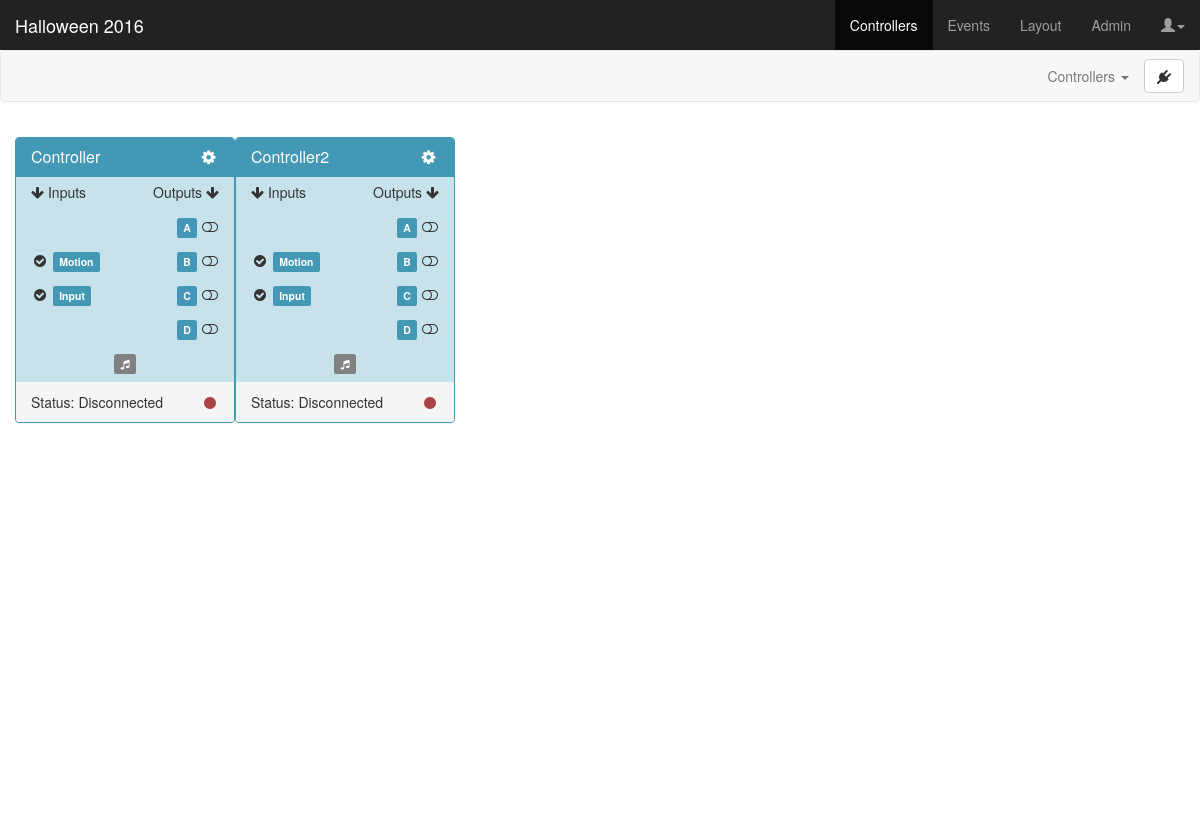
The page /controllers on the database its author committed.
### app/models.py (models this page shows, shortened)
class Controller(db.Model):
	id = db.Column(db.Integer, primary_key=True)
	project_id = db.Column(db.Integer, db.ForeignKey('project.id'))
	color_id = db.Column(db.Integer, db.ForeignKey('color.id'))
	name = db.Column(db.String(25), unique=True)
	ports = db.relationship('Port', backref='controller')
	def get_port(self, port):
		try:
			for p in self.ports:
				if p.port == port:
					return p
			NotFound = namedtuple('NotFound', 'id name state')
			p = NotFound(id='<NOT_FOUND>', name='<NOT_FOUND>', state='<NOT_FOUND>')
			return p
		except:
			return 0
	@property
	def serialize(self):
		return {
			'controller_id': self.id,
			'project_id': self.project_id,
			'controllername': self.name,
			'controllercolor': self.color_id,
			'input1_id': self.get_port('1').id,
			'input1name': self.get_port('1').name,
			'input1state': self.get_port('1').state,
			'input2_id': self.get_port('2').id,
			'input2name': self.get_port('2').name,
			'input2state': self.get_port('2').state,
			'outputA_id': self.get_port('A').id,
			'outputAname': self.get_port('A').name,
			'outputAstate': self.get_port('A').state,
			'outputB_id': self.get_port('B').id,
			'outputBname': self.get_port('B').name,
			'outputBstate': self.get_port('B').state,
			'outputC_id': self.get_port('C').id,
			'outputCname': self.get_port('C').name,
			'outputCstate': self.get_port('C').state,
			'outputD_id': self.get_port('D').id,
			'outputDname': self.get_port('D').name,
			'outputDstate': self.get_port('D').state,
		}

class Port(db.Model):
	id = db.Column(db.Integer, primary_key=True)
	controller_id = db.Column(db.Integer, db.ForeignKey('controller.id'))
	port = db.Column(db.String(2))
	name = db.Column(db.String(25))
	state = db.Column(db.String(10))
	type = db.Column(db.String(8))

### app/views.py (the view)
@app.route('/controllers')
def controllers():
	controllers = Controller.query.filter(Controller.project_id==projectid)
	for c in controllers:
		connected[str(c.id)] = False
	colors = Color.query.all()
	return render_template('controllers.html', title='Controllers', projectname=projectname, controllers=[c.serialize for c in controllers], colors=[color.serialize for color in colors])

### app/models.py (called while the page is built)
	@property
	def serialize(self):
		return{
			'id': self.id,
			'name': self.name,
			'hex': self.hex
		}

### app/templates/controllers.html (shortened to what this page needs)
{% extends "base.html" %}
{% block content %}
<link href="static/css/controllers.css" rel="stylesheet">
<nav class="navbar navbar-default">
  <div class="container-fluid">
    <div class="collapse navbar-collapse" id="navbar-collapse-1">
      <ul class="nav navbar-nav navbar-right">
        <li class="dropdown">
        <a href="#" class="dropdown-toggle" data-toggle="dropdown">Controllers <span class="caret"></span></a>
        <li>
        	<button type="button" class="btn btn-default navbar-btn" onclick="checkController('90')">
        	  <i class="fa fa-plug"></i>
        	</button>
        </li>
      </ul>
    </div>
  </div>
</nav>
<div class="container-fluid dashboard">
  {% for c in controllers %}
  <div class="panel draggable-controller cc-{{ c.controllercolor }}" id="controller-{{ c.controller_id }}">
    <div class="panel-heading cc-{{ c.controllercolor }}-heading">
      <h3 class="panel-title">
        <span class="controller-name">{{ c.controllername }}</span>
        <div class="pull-right" data-toggle="modal" data-target="#editControllerModal" data-cid="controller-{{ c.controller_id }}" data-ccolor="cc-{{ c.controllercolor }}" data-cname="{{ c.controllername }}">
          <i class="fa fa-cog fa-fw"></i>
        </div>
      </h3>
    </div>
    <ul class="list-group">
      <li class="list-group-item borderless">
        <div class="pull-left"><i class="fa fa-arrow-down"></i> Inputs</div>
        <div class="pull-right">Outputs <i class="fa fa-arrow-down"></i></div>
      </li>
      <li class="list-group-item borderless">
        <div class="pull-right">
          <span class="label output portA cc-{{ c.controllercolor }}" data-toggle="tooltip" title="{{ c.outputAname }}<br>(Click to name)" data-container="body" data-html="true" data-fullname="{{ c.outputAname }}">{{ c.outputAname|truncate(7, True) }}</span>&nbsp;<span id="toggle-A-{{ c.controller_id }}" data-toggle="tooltip" title="{% if c.outputAstate == 'DISABLED' %}DISABLED{% else %}Default {{ c.outputAstate }}{% endif %}<br>(Click to toggle)" data-html="true" data-container="body"><i class="fa fa-{% if c.outputAstate == 'DISABLED' %}ban{% else %}toggle-{{ c.outputAstate|lower }}{% endif %} fa-fw" data-setting="{{ c.outputAstate }}"></i></span>
        </div>
      </li>
      <li class="list-group-item borderless">
        <div class="pull-left"><span id="toggle-1-{{ c.controller_id }}" data-toggle="tooltip" title="{{ c.input1state }}<br>(Click to toggle)" data-html="true" data-container="body"><i class="fa fa-{% if c.input1state == 'DISABLED' %}ban{% else %}check-circle{% endif %} fa-fw" data-setting="{{ c.input1state }}"></i></span>&nbsp;</div>
        <div class="pull-left spin"><span class="label input port1 cc-{{ c.controllercolor }}" data-toggle="tooltip" title="{{ c.input1name }}<br>(Click to name)" data-container="body" data-html="true" data-fullname="{{ c.input1name }}">{{ c.input1name|truncate(7, True) }}</span></div>
        <div class="pull-right">
          <span class="label output portB cc-{{ c.controllercolor }}" data-toggle="tooltip" title="{{ c.outputBname }}<br>(Click to name)" data-container="body" data-html="true" data-fullname="{{ c.outputBname }}">{{ c.outputBname|truncate(7, True) }}</span>&nbsp;<span id="toggle-B-{{ c.controller_id }}" data-toggle="tooltip" title="{% if c.outputBstate == 'DISABLED' %}DISABLED{% else %}Default {{ c.outputBstate }}{% endif %}<br>(Click to toggle)" data-html="true" data-container="body"><i class="fa fa-{% if c.outputBstate == 'DISABLED' %}ban{% else %}toggle-{{ c.outputBstate|lower }}{% endif %} fa-fw" data-setting="{{ c.outputBstate }}"></i></span>
        </div>
      </li>
      <li class="list-group-item borderless">
        <div class="pull-left"><span id="toggle-2-{{ c.controller_id }}" data-toggle="tooltip" title="{{ c.input2state }}<br>(Click to toggle)" data-html="true" data-container="body"><i class="fa fa-{% if c.input2state == 'DISABLED' %}ban{% else %}check-circle{% endif %} fa-fw" data-setting="{{ c.input2state }}"></i></span>&nbsp;</div>
        <div class="pull-left spin"><span class="label input port2 cc-{{ c.controllercolor }}" data-toggle="tooltip" title="{{ c.input2name }}<br>(Click to name)" data-container="body" data-html="true" data-fullname="{{ c.input2name }}">{{ c.input2name|truncate(7, True) }}</span></div>
        <div class="pull-right">
          <span class="label output portC cc-{{ c.controllercolor }}" data-toggle="tooltip" title="{{ c.outputCname }}<br>(Click to name)" data-container="body" data-html="true" data-fullname="{{ c.outputCname }}">{{ c.outputCname|truncate(7, True) }}</span>&nbsp;<span id="toggle-C-{{ c.controller_id }}" data-toggle="tooltip" title="{% if c.outputCstate == 'DISABLED' %}DISABLED{% else %}Default {{ c.outputCstate }}{% endif %}<br>(Click to toggle)" data-html="true" data-container="body"><i class="fa fa-{% if c.outputCstate == 'DISABLED' %}ban{% else %}toggle-{{ c.outputCstate|lower }}{% endif %} fa-fw" data-setting="{{ c.outputCstate }}"></i></span>
        </div>
      </li>
      <li class="list-group-item borderless">
        <div class="pull-right">
          <span class="label output portD cc-{{ c.controllercolor }}" data-toggle="tooltip" title="{{ c.outputDname }}<br>(Click to name)" data-container="body" data-html="true" data-fullname="{{ c.outputDname }}">{{ c.outputDname|truncate(7, True) }}</span>&nbsp;<span id="toggle-D-{{ c.controller_id }}" data-toggle="tooltip" title="{% if c.outputDstate == 'DISABLED' %}DISABLED{% else %}Default {{ c.outputDstate }}{% endif %}<br>(Click to toggle)" data-html="true" data-container="body"><i class="fa fa-{% if c.outputDstate == 'DISABLED' %}ban{% else %}toggle-{{ c.outputDstate|lower }}{% endif %} fa-fw" data-setting="{{ c.outputDstate }}"></i></span>
        </div>
      </li>
      <li class="list-group-item borderless">
        <div class="text-center">
          <span class="label sounds cc-{{ c.controllercolor }} unassigned" id="sounds-{{ c.controller_id }}" data-toggle="tooltip" title="(Click to configure)" data-placement="bottom" data-container="body"><i class="fa fa-music"></i></span>
        </div>
      </li>
    </ul>
    <div class="panel-footer">
      Status: <span class="status">Disconnected</span>
      <div class="pull-right">
        <i class="fa fa-circle fa-fw text-danger status-icon"></i>
      </div>
    </div>
  </div>
  {% endfor %}
</div>
{% endblock %}

### app/static/css/controllers.css (style rules this page uses)
body { padding-top: 50px; }
:root { --cc1-head: #4298B5; --cc1-bg: #c7e2eb; --cc2-head: #273a3f; --cc2-bg: #c0d3d8; --cc3-head: #92B06A; --cc3-bg: #dae5cd; --cc4-head: #9900ff; --cc4-bg: #e0b3ff; --cc5-head: #DD5F32; --cc5-bg: #f4ccbd; --cc6-head: #FFA200; --cc6-bg: #ffe3b3; --cc7-head: #00A03E; --cc7-bg: #c6ecd4; --cc8-head: #24A8AC; --cc8-bg: #bff0f2; --cc9-head: #cccc00; --cc9-bg: #ffffcc; --cc10-head: #fa8072; --cc10-bg: #fdd3ce; }
.dashboard { height: calc(100vh - 100px); padding: 15px; }
.draggable-controller { width: 220px; float: left; }
span[class*='cc-'].unassigned { background-color: gray !important; }
.cc-1 { border-color: var(--cc1-head); background-color: var(--cc1-bg); }
.cc-1 > .cc-1-heading { color: #fff; background-color: var(--cc1-head); border-color: var(--cc1-head); }
.cc-1.label { background-color: var(--cc1-head); }
li.borderless { border-top: 0 none; border-bottom: 0 none; padding: 5px 15px; background-color: transparent; height: 35px; }

### rows shown on the page
Controller: controllername "Controller"
Port: input1name "Motion"
Port: input2name "Input"
Controller: controllername "Controller2"
Port: input1name "Motion"
Port: input2name "Input"

### other values the page prints
{{ projectname }} "Halloween 2016"
{{ c.outputAname|truncate(7, True) }} "A" "A"
{{ c.outputBname|truncate(7, True) }} "B" "B"
{{ c.outputCname|truncate(7, True) }} "C" "C"
{{ c.outputDname|truncate(7, True) }} "D" "D"
